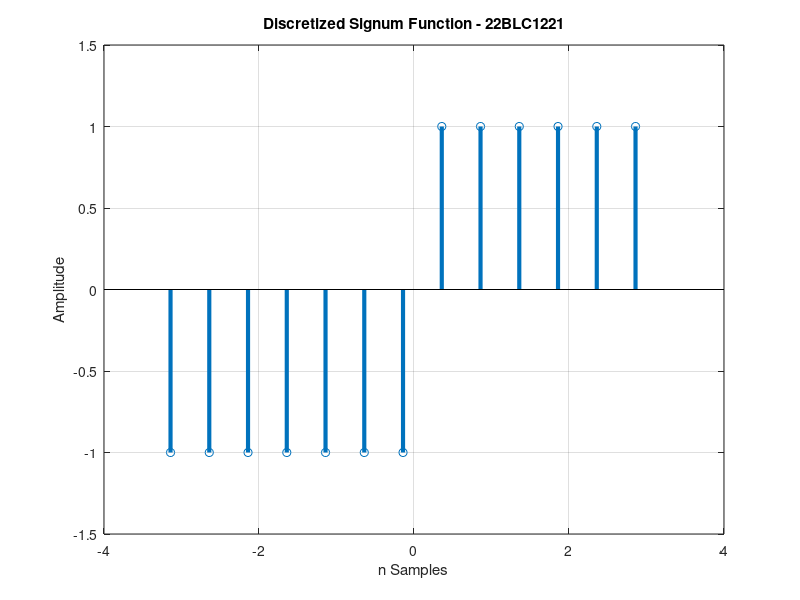

This chart was generated by the following MATLAB code:
clc;
clear all;
close all;
x = -pi:0.5:pi;
y = sign(x);
stem(x, y, 'LineWidth', 3);
axis([-4 4 -1.5 1.5]);
grid on;
xlabel('n Samples');
ylabel('Amplitude');
title('Discretized Signum Function - 22BLC1221');